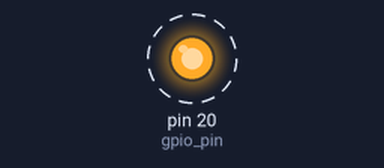
Recording of a program running on a simulated MicroPython board. Shown: output pins drawn as LEDs (lit = HIGH). Dashed ring = blinking.

Above: at 0.1 s.
Timing chart, 0 to 3.0 s (numbered marks = the images above):
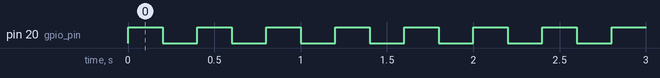

The program:

main.py
```python
from machine import Pin
import time

gpio_pin = Pin(20, Pin.OUT)


def pulse(pin, high_time, low_time):
    pin.on()
    time.sleep(high_time)
    pin.off()
    time.sleep(low_time)


while True:
    pulse(gpio_pin, 0.2, 0.2)
```

Measured:
- by itself, pin 20 (gpio_pin): alternates HIGH for 0.20 s and LOW for 0.20 s
